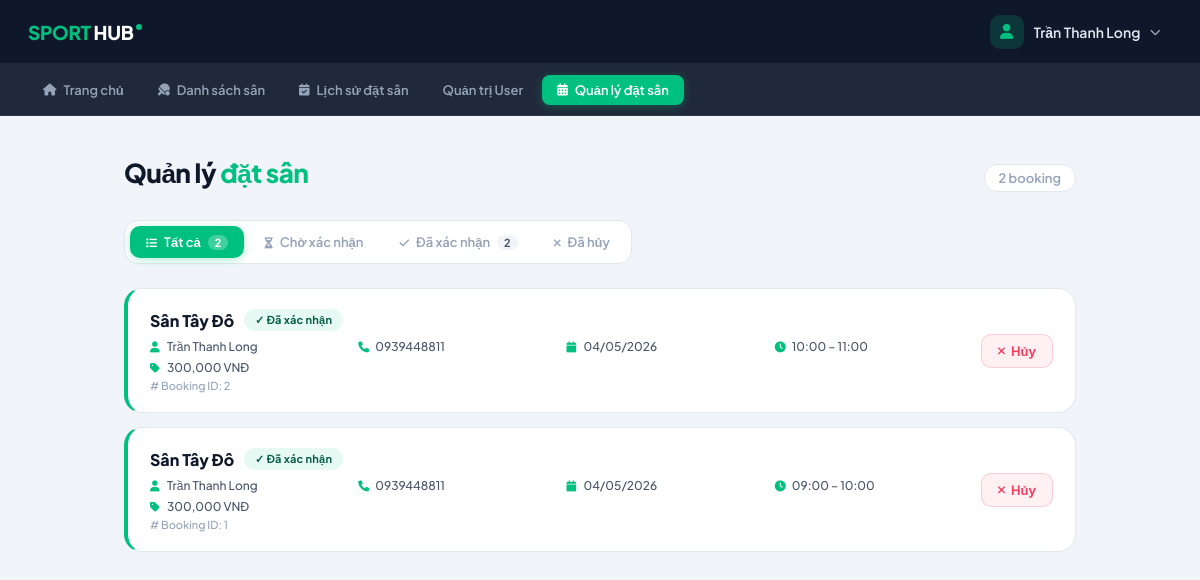
/index.php?action=admin_bookings (signed in), run on the app's committed database.
### tables this page shows
CREATE TABLE `bookings` (
  `id` int(11) NOT NULL,
  `court_id` int(11) NOT NULL,
  `user_id` int(11) DEFAULT NULL,
  `customer_name` varchar(255) NOT NULL,
  `customer_phone` varchar(20) DEFAULT NULL,
  `booking_date` date NOT NULL,
  `total_amount` decimal(10,2) DEFAULT NULL,
  `status` enum('Pending','Confirmed','Cancelled','Locked') DEFAULT 'Pending',
  `created_at` timestamp NOT NULL DEFAULT current_timestamp()
);

CREATE TABLE `courts` (
  `id` int(11) NOT NULL,
  `name` varchar(100) NOT NULL COMMENT 'VD: San A1, San VIP B2',
  `price` decimal(10,2) NOT NULL COMMENT 'Gia thue gio thuong (VND)',
  `status` enum('available','booked','maintenance') NOT NULL DEFAULT 'available',
  `address` varchar(100) DEFAULT NULL COMMENT 'địa chỉ sân',
  `image_url` varchar(255) DEFAULT NULL,
  `created_at` datetime NOT NULL DEFAULT current_timestamp(),
  `updated_at` datetime NOT NULL DEFAULT current_timestamp() ON UPDATE current_timestamp()
);

CREATE TABLE `time_slots` (
  `id` int(11) NOT NULL,
  `start_time` time NOT NULL,
  `end_time` time NOT NULL,
  `price_modifier` decimal(3,2) DEFAULT 1.00
);

### src/Controllers/Admin/AdminController.php (called while the page is built, shortened)
<?php
class AdminController extends BaseController
{
    public function bookings()
    {
        $bookings = $this->getAllBookings();
        $pending = array_filter($bookings, fn($b) => strtolower($b['status']) === 'pending');
        $confirmed = array_filter($bookings, fn($b) => strtolower($b['status']) === 'confirmed');
        $cancelled = array_filter($bookings, fn($b) => strtolower($b['status']) === 'cancelled');
        require_once PROJECT_ROOT . '/views/admin/bookings/BookingsList.php';
    }
    private function getAllBookings()
    {
        $pdo = Database::getInstance()->getConnection();
        $stmt = $pdo->prepare("
            SELECT
                b.id,
                b.court_id,
                b.customer_name,
                b.customer_phone,
                b.booking_date,
                b.status,
                b.created_at,
                c.name AS court_name,
                c.price,
                ts.start_time,
                ts.end_time
            FROM bookings b
            JOIN courts c ON b.court_id = c.id
            JOIN booking_details bd ON b.id = bd.booking_id
            JOIN time_slots ts ON bd.slot_id = ts.id
            ORDER BY b.created_at DESC
        ");
        $stmt->execute();
        return $stmt->fetchAll(\PDO::FETCH_ASSOC);
    }
}
?>

### views/admin/bookings/BookingsList.php (the view, shortened to what this page needs)
<?php
require_once PROJECT_ROOT . '/views/layout/header.php';
?>
<div class="ab-page">
    <div class="ab-header">
        <h1>Quản lý <span>đặt sân</span></h1>
        <?php
        $totalAll = count($pending) + count($confirmed) + count($cancelled);
        ?>
        <span class="total-chip"><?= $totalAll ?> booking</span>
    </div>
    <?php
    $tabs = [
        'all'       => ['label' => 'Tất cả',        'icon' => 'fa-list',         'count' => $totalAll],
        'pending'   => ['label' => 'Chờ xác nhận',  'icon' => 'fa-hourglass-half','count' => count($pending)],
        'confirmed' => ['label' => 'Đã xác nhận',   'icon' => 'fa-check',        'count' => count($confirmed)],
        'cancelled' => ['label' => 'Đã hủy',         'icon' => 'fa-xmark',        'count' => count($cancelled)],
    ];
    $activeTab = $_GET['tab'] ?? 'all';
    ?>
    <div class="ab-tabs">
        <?php foreach ($tabs as $key => $tab): ?>
            <a href="?action=admin_bookings&tab=<?= $key ?>"
               class="ab-tab <?= $activeTab === $key ? 'active' : '' ?>">
                <i class="fas <?= $tab['icon'] ?>" style="font-size:11px;"></i>
                <?= $tab['label'] ?>
                <?php if ($tab['count'] > 0): ?>
                    <span class="tab-count"><?= $tab['count'] ?></span>
                <?php endif; ?>
            </a>
        <?php endforeach; ?>
    </div>
    <?php
    $displayList = match($activeTab) {
        'pending'   => $pending,
        'confirmed' => $confirmed,
        'cancelled' => $cancelled,
        default     => array_merge($pending, $confirmed, $cancelled),
    };
    ?>
    <?php if (empty($displayList)): ?>
        <div class="ab-empty">
            <div class="ab-empty-icon">📋</div>
            <h3>Không có booking nào</h3>
            <p>Danh mục này hiện chưa có dữ liệu.</p>
        </div>
    <?php else: ?>
        <div class="ab-list">
            <?php foreach ($displayList as $b):
                $statusKey = strtolower($b['status']);
            ?>
            <div class="ab-card <?= $statusKey ?>">
                <div class="ab-info">
                    <div class="ab-top">
                        <span class="ab-court-name"><?= htmlspecialchars($b['court_name']) ?></span>
                        <span class="s-badge <?= $statusKey ?>">
                            <?= match($statusKey) {
                                'pending'   => '⏳ Chờ xác nhận',
                                'confirmed' => '✓ Đã xác nhận',
                                'cancelled' => '✕ Đã hủy',
                                default     => $b['status'],
                            } ?>
                        </span>
                    </div>
                    <div class="ab-meta">
                        <div class="ab-meta-item">
                            <i class="fas fa-user"></i>
                            <?= htmlspecialchars($b['customer_name']) ?>
                        </div>
                        <div class="ab-meta-item">
                            <i class="fas fa-phone"></i>
                            <?= htmlspecialchars($b['customer_phone'] ?: '—') ?>
                        </div>
                        <div class="ab-meta-item">
                            <i class="fas fa-calendar"></i>
                            <?= date('d/m/Y', strtotime($b['booking_date'])) ?>
                        </div>
                        <div class="ab-meta-item">
                            <i class="fas fa-clock"></i>
                            <?= substr($b['start_time'],0,5) ?> – <?= substr($b['end_time'],0,5) ?>
                        </div>
                        <div class="ab-meta-item">
                            <i class="fas fa-tag"></i>
                            <?= number_format($b['price']) ?> VNĐ
                        </div>
                    </div>
                    <div class="ab-id"># Booking ID: <?= (int)$b['id'] ?></div>
                </div>
                <div class="ab-actions">
                    <?php if ($statusKey === 'pending'): ?>
                        <a href="?action=admin_confirm_booking&id=<?= (int)$b['id'] ?>"
                           class="btn-ok"
                           onclick="return confirm('Xác nhận booking này?')">
                            <i class="fas fa-check" style="font-size:11px;"></i> Xác nhận
                        </a>
                        <a href="?action=admin_cancel_booking&id=<?= (int)$b['id'] ?>"
                           class="btn-ko"
                           onclick="return confirm('Hủy booking này?')">
                            <i class="fas fa-xmark" style="font-size:11px;"></i> Hủy
                        </a>
                    <?php elseif ($statusKey === 'confirmed'): ?>
                        <a href="?action=admin_cancel_booking&id=<?= (int)$b['id'] ?>"
                           class="btn-ko"
                           onclick="return confirm('Hủy booking này?')">
                            <i class="fas fa-xmark" style="font-size:11px;"></i> Hủy
                        </a>
                    <?php endif; ?>
                </div>
            </div>
            <?php endforeach; ?>
        </div>
    <?php endif; ?>
</div>
<?php
require_once PROJECT_ROOT . '/views/layout/footer.php';
?>

### views/layout/header.php (style rules this page uses)
*, *::before, *::after { box-sizing: border-box; margin: 0; padding: 0; }
:root { --primary: #00c07f; --primary-dark: #00a06a; --dark: #0f172a; --nav-bg: #0f172a; --nav-border: rgba(255, 255, 255, .07); --text-muted: #94a3b8; --surface: #ffffff; --page-bg: #f1f5f9; --border: #e2e8f0; --danger: #f43f5e; }
html { overflow-y: scroll; }
body { padding-top: 116px; font-family: 'Plus Jakarta Sans', sans-serif; background: var(--page-bg); color: var(--dark); -webkit-font-smoothing: antialiased; }

### views/admin/bookings/BookingsList.php (style rules this page uses)
:root { --primary: #00c07f; --primary-dark: #00a06a; --primary-soft: #e6faf3; --warning: #f59e0b; --warning-soft: #fffbeb; --danger: #f43f5e; --danger-soft: #fff1f3; --dark: #0f172a; --mid: #475569; --muted: #94a3b8; --border: #e2e8f0; --surface: #ffffff; --page-bg: #f1f5f9; }
.ab-page { max-width: 1000px; margin: 0 auto; padding: 40px 24px 60px; font-family: 'Plus Jakarta Sans', sans-serif; }
.ab-header { display: flex; align-items: baseline; justify-content: space-between; margin-bottom: 28px; flex-wrap: wrap; gap: 12px; }
.ab-header h1 { font-size: 26px; font-weight: 800; color: var(--dark); letter-spacing: -.5px; margin: 0; }
.ab-header h1 span { color: var(--primary); }
.total-chip { font-size: 13px; font-weight: 600; color: var(--muted); background: var(--surface); border: 1.5px solid var(--border); padding: 5px 14px; border-radius: 20px; }
.ab-tabs { display: flex; gap: 4px; margin-bottom: 24px; background: var(--surface); border: 1.5px solid var(--border); border-radius: 14px; padding: 5px; width: fit-content; flex-wrap: wrap; }
.ab-tab { display: inline-flex; align-items: center; gap: 7px; padding: 8px 16px; border-radius: 10px; font-size: 13px; font-weight: 600; color: var(--muted); text-decoration: none; transition: background .18s, color .18s; white-space: nowrap; }
.ab-tab.active { background: var(--primary); color: #fff; box-shadow: 0 2px 8px rgba(0,192,127,.3); }
.tab-count { font-size: 11px; font-weight: 700; padding: 1px 7px; border-radius: 20px; background: rgba(255,255,255,.25); }
.ab-tab:not(.active) .tab-count { background: var(--page-bg); color: var(--mid); }
.s-badge { display: inline-block; padding: 4px 11px; border-radius: 20px; font-size: 11px; font-weight: 700; letter-spacing: .2px; }
.s-badge.confirmed { background: var(--primary-soft); color: #065f46; }
.ab-list { display: flex; flex-direction: column; gap: 14px; }
.ab-card { background: var(--surface); border: 1.5px solid var(--border); border-radius: 18px; padding: 20px 22px; display: flex; align-items: center; gap: 18px; transition: box-shadow .2s, border-color .2s; }
.ab-card.confirmed { border-left: 4px solid var(--primary); }
.ab-info { flex: 1; min-width: 0; }
.ab-top { display: flex; align-items: center; gap: 10px; margin-bottom: 8px; flex-wrap: wrap; }
.ab-court-name { font-size: 16px; font-weight: 800; color: var(--dark); }
.ab-meta { display: grid; grid-template-columns: repeat(auto-fill, minmax(160px, 1fr)); gap: 6px 20px; font-size: 12px; font-weight: 500; color: var(--mid); margin-bottom: 4px; }
.ab-meta-item { display: flex; align-items: center; gap: 5px; }
.ab-meta-item i { color: var(--primary); font-size: 11px; width: 12px; }
.ab-id { font-size: 11px; color: var(--muted); font-weight: 500; margin-top: 4px; }
.ab-actions { display: flex; flex-direction: column; gap: 8px; flex-shrink: 0; }
.btn-ko { display: inline-flex; align-items: center; justify-content: center; gap: 6px; padding: 8px 16px; background: var(--danger-soft); color: var(--danger); border: 1.5px solid rgba(244,63,94,.2); border-radius: 10px; font-family: inherit; font-size: 13px; font-weight: 700; text-decoration: none; cursor: pointer; transition: background .15s; white-space: nowrap; }

### data on the page
bookings: court.name "Sân Tây Đô", status "✓ Đã xác nhận", customer_name "Trần Thanh Long", customer_phone "0939448811", booking_date "04/05/2026", time_slots.start_time "10:00", time_slots.end_time "11:00", court.price "300,000", id "2"
bookings: court.name "Sân Tây Đô", status "✓ Đã xác nhận", customer_name "Trần Thanh Long", customer_phone "0939448811", booking_date "04/05/2026", time_slots.start_time "09:00", time_slots.end_time "10:00", court.price "300,000", id "1"

### other printed values
$_SESSION['user_name'] "Trần Thanh Long"
$totalAll "2"
$tab['label'] "Tất cả"
$tab['count'] "2"
$tab['label'] "Chờ xác nhận"
$tab['label'] "Đã xác nhận"
$tab['label'] "Đã hủy"
